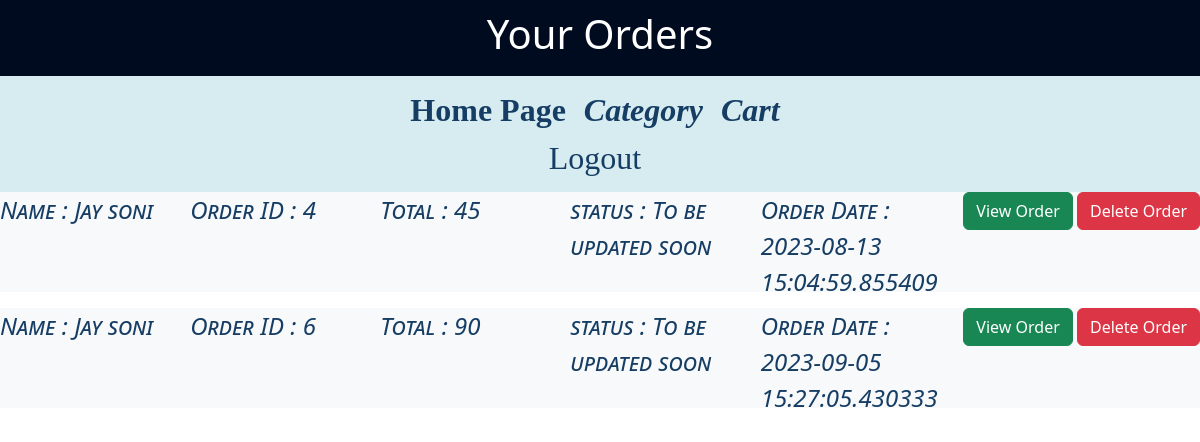
The app's page /order (signed in) with its own data.
### app.py (models this page shows)
class Order(db.Model):
    __tablename__ = 'order'
    order_id = db.Column(db.Integer(), primary_key=True)
    user_id = db.Column(db.Integer(),ForeignKey ("user.user_id"))
    total = db.Column(db.Integer())
    order_date =  db.Column(db.DateTime, default=datetime.utcnow)
    delivery_date = db.Column(db.Numeric())
    status = db.Column(db.String())
    receiver = db.Column(db.String(50))
    address = db.Column(db.String())
    city = db.Column(db.String())
    state = db.Column(db.String())
    pin_code = db.Column(db.Integer())

### app.py (the view)
@app.route('/order', methods = ["GET","POST"])
@login_required
def order():
    if request.method == "GET" :
        user_id=current_user.user_id
        display_order = Order.query.filter_by(user_id = user_id).all()
        return render_template('order.html', display_order = display_order)

### Templates/order.html (shortened to what this page needs)
<!DOCTYPE html>
<html>
<head>
  <link href="https://cdn.jsdelivr.net/npm/bootstrap@5.3.0-alpha3/dist/css/bootstrap.min.css" rel="stylesheet">
</head>
<body>
  <div class="top-bar">
    <center><h1>Your Orders</h1></center>
  </div>
  <div class="status-bar">
    <center>
      <font size="+3">
        <a href="/"> <em></em><b> Home Page </b></em> </a>
        <a href="/user_category"> <em><b> Category </b></em> </a>
        <a href="/cart"> <em><b>Cart</b></em>  </a> <br>
        <a href="/logout">Logout</a>
        </font>
      </center>
  </div>
  <div class="product-container" >
    {% for item in display_order %}
    <div class="d-flex align-items-start bg-light mb-3" style="height: 100px;">
      <div class="col" id="font">Name : {{item.receiver}} </div>
      <div class="col" id="font"> Order ID : {{item.order_id}} </div>
      <div class="col" id="font">Total : {{item.total}} </div>
      <div class="col" id="font">status : {{item.status}} </div>
      <div class="col" id="font">Order Date : {{item.order_date}} </div>&nbsp;&nbsp;&nbsp;
      <form action="/view_order" method="POST">
        <button type="submit" class="btn btn-success">View Order</button>
      </form>&nbsp;
      <form action="/delete_order" method="GET">
        <button type="submit" class="btn btn-danger">Delete Order</button>
      </form>
    </div>
    {% endfor %}
  </div>
</body>
</html>

### Templates/order.html (style rules this page uses)
.top-bar { background-color: #000b20; color: #ffffff; padding: 10px; }
.status-bar { background-color: #d7ecf1; padding: 10px; font-family: Lucida Bright }
.status-bar a { margin-right: 10px; color: #163d64; text-decoration: none; font-family: Lucida Bright }
#font { font-size :x-large; font-style:oblique; font-variant: small-caps; color: #163d64; }

### records on screen
Order: receiver "Jay soni", order_id "4", total "45", status "To be updated soon", order_date "2023-08-13 15:04:59.855409"
Order: receiver "Jay soni", order_id "6", total "90", status "To be updated soon", order_date "2023-09-05 15:27:05.430333"
